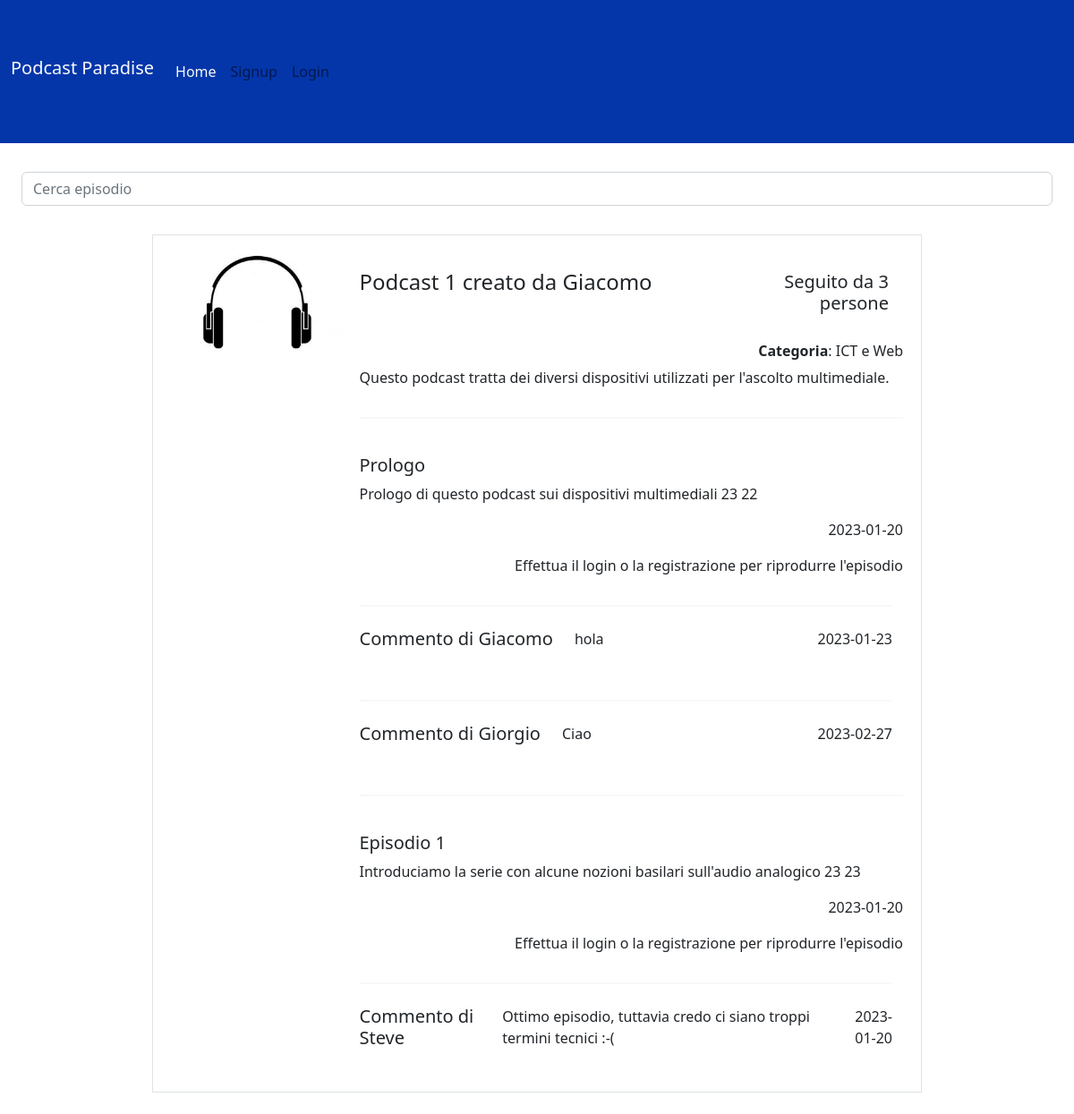
Page /podcasts/23 on the committed database.
### tables this page shows
CREATE TABLE "PODCAST" (
	"id_podcast"	INTEGER NOT NULL,
	"id_creatore"	INTEGER,
	"titolo"	TEXT,
	"descrizione"	TEXT,
	"categoria"	TEXT,
	"immagine"	TEXT,
	FOREIGN KEY("id_creatore") REFERENCES "UTENTI"("id_utente"),
	PRIMARY KEY("id_podcast" AUTOINCREMENT)
);

CREATE TABLE "UTENTI" (
	"id_utente"	INTEGER NOT NULL,
	"email"	TEXT,
	"password"	TEXT,
	"nome"	TEXT,
	"tipo"	INTEGER,
	PRIMARY KEY("id_utente" AUTOINCREMENT)
);

CREATE TABLE "EPISODI" (
	"id_episodio"	INTEGER,
	"id_podcast"	INTEGER,
	"file_audio"	TEXT,
	"titolo"	TEXT,
	"descrizione"	TEXT,
	"data"	TEXT,
	FOREIGN KEY("id_podcast") REFERENCES "PODCAST"("id_podcast") ON DELETE CASCADE,
	PRIMARY KEY("id_episodio" AUTOINCREMENT)
);

CREATE TABLE "COMMENTI" (
	"id_commento"	INTEGER NOT NULL,
	"id_utente"	INTEGER,
	"id_episodio"	INTEGER,
	"nome"	TEXT,
	"testo"	TEXT,
	"data"	TEXT,
	FOREIGN KEY("id_utente") REFERENCES "UTENTI" ON DELETE CASCADE,
	FOREIGN KEY("id_episodio") REFERENCES "EPISODI"("id_episodio") ON DELETE CASCADE,
	PRIMARY KEY("id_commento" AUTOINCREMENT)
);

### app.py (the view)
@app.route('/podcasts/<int:id>')
def podcast(id):
    podcast = dao.get_podcast(id)
    episodes = dao.get_episodes(id)
    follows = dao.num_follows(id)
    creator = dao.get_name_creator(podcast['id_creatore'])
    comments = []
    episodio = [dict(episode) for episode in episodes]
    for i in range(len(episodio)):
        ep_comments = dao.get_comments(episodio[i]['id_episodio'])
        for ep_comment in ep_comments:
            comments.append(ep_comment)
    return render_template('podcast.html', podcast = podcast, episodes = episodes, follows = follows, creator = creator[0], comments = comments)

### dao.py (called while the page is built)
def get_podcast(id_podcast):
    conn = sqlite3.connect('db/podcast_site.db')
    conn.row_factory = sqlite3.Row
    cursor = conn.cursor()
    sql = 'SELECT PODCAST.id_podcast, PODCAST.id_creatore, PODCAST.titolo, PODCAST.descrizione, PODCAST.categoria, PODCAST.immagine FROM PODCAST WHERE id_podcast = ?'
    cursor.execute(sql, (id_podcast,))
    podcast = cursor.fetchone()
    cursor.close()
    conn.close()
    return podcast

def get_name_creator(id_utente):
    conn = sqlite3.connect('db/podcast_site.db')
    conn.row_factory = sqlite3.Row
    cursor = conn.cursor()
    sql = 'SELECT UTENTI.nome FROM UTENTI WHERE UTENTI.id_utente = ?'
    cursor.execute(sql, (id_utente,))
    nome = cursor.fetchone()
    cursor.close()
    conn.close()
    return nome

def get_episodes(id_podcast):
    conn = sqlite3.connect('db/podcast_site.db')
    conn.row_factory = sqlite3.Row
    cursor = conn.cursor()
    sql = 'SELECT EPISODI.id_episodio, EPISODI.id_podcast, EPISODI.file_audio, EPISODI.titolo, EPISODI.descrizione, EPISODI.data FROM EPISODI  WHERE EPISODI.id_podcast = ?'
    cursor.execute(sql, (id_podcast,))
    episodes = cursor.fetchall()
    cursor.close()
    conn.close()
    return episodes

def num_follows(id_podcast):
    conn = sqlite3.connect('db/podcast_site.db')
    conn.row_factory = sqlite3.Row
    cursor = conn.cursor()
    sql = 'SELECT COUNT(FOLLOW.id_utente) FROM FOLLOW WHERE FOLLOW.id_podcast = ?'
    cursor.execute(sql, (id_podcast, ))
    num = cursor.fetchone()
    cursor.close()
    conn.close()
    return num[0]

def get_comments(id):
    conn = sqlite3.connect('db/podcast_site.db')
    conn.row_factory = sqlite3.Row
    cursor = conn.cursor()
    sql = 'SELECT * FROM COMMENTI WHERE COMMENTI.id_episodio=?'
    cursor.execute(sql, (id, ))
    comments = cursor.fetchall()
    cursor.close()
    conn.close()
    return comments

### templates/podcast.html (shortened to what this page needs)
{% extends "base.html" %}
{% block content %}
<nav class="navbar bg-body-tertiary">
  <div class="container-fluid d-flex">
    <div class="container-fluid">
      <input id="searchbarEp" class="form-control me-2" type="search" placeholder="Cerca episodio" aria-label="Search">
    </div>
  </div>
</nav>
<main class="col-lg-9 col-md-12">
  <article class="row border p-2 mx-2 my-4">
    <div class="col-lg-3 col-md-6 col-sm-12 px-0">
      <img class="w-100 p-2 ursimg" src="{{ url_for('static', filename=podcast.immagine) }}" alt="...">
    </div>
    <div class="col-lg-9 col-md-6 col-sm-12 content">
      <section class="d-flex align-items-center mt-2 mb-4">
        <h4 class="w-100">{{podcast.titolo}} creato da {{ creator |e }}</h4>
        <h5 class="flex-grow-1 text-end me-3"><br>Seguito da {{ follows }} persone</h5>
      </section>
      <h6 class="text-end"><b>Categoria</b>: {{podcast.categoria |e }}</h6>
      <p class="descr">{{ podcast.descrizione |e }}</p>
      <ul class="nav nav-pills flex-column" id="lista_episodi_podcast">
        {% for episode in episodes %}
        <hr class="border">
        <li class="nav-item episodio">
          <h5 class="titoloEp"><br>{{episode.titolo |e}}</h5>
          <p class="descrEp">{{episode.descrizione}} {{episode.id_podcast}} {{episode.id_episodio}}</p>
          <div class="flex-grow-1 text-end">
            <p>{{ episode.data |e }}</p>
          </div>
          {% if current_user.is_authenticated %}
          <div class="player">
            <p>Premi il pulsante play per riprodurre l'episodio</p>
            <audio controls src="{{url_for('static', filename=episode.file_audio)}}" type="audio/x-m4a">
              Il tuo browser non supporta il file audio.
            </audio>
          </div>
          {% else %}
          <div class="flex-grow-1 text-end">
            <p>Effettua il login o la registrazione per riprodurre l'episodio</p>
          </div>
          {% endif %}
          <ul class="nav flex-column container-md comments">
            {% for comment in comments %}
            {% if comment.id_episodio == episode.id_episodio%}
            <hr class="border">
            <div class="col-lg-12 col-md-9 col-sm-12">
              <section class="d-flex align-items-top mt-2 mb-4">
                <div>
                <h5 class="username">Commento di {{ comment.nome |e }}</h5>
                </div>
                <div class="flex-grow-1 text-start px-4">
                  <p>{{ comment.testo |e }}</p>
                </div>
                <div class="flex-grow-1 text-end">
                  <p>{{ comment.data |e }}</p>
                </div>
              </section>
            </div>
            {% endif %}
            {% endfor %}
          </ul>
        </li>
        {% endfor %}
      </ul>
    </div>
  </article>
</main>
{% endblock %}

### static/style.css (style rules this page uses)
.username { font-weight: 100; }
.content > section { width: 100%; }

### rows in the picture
PODCAST: immagine (picture), titolo "Podcast 1", categoria "ICT e Web", descrizione "Questo podcast tratta dei diversi dispositivi utilizzati per l'ascolto multimediale."
UTENTI: nome "Giacomo"
EPISODI: titolo "Prologo", descrizione "Prologo di questo podcast sui dispositivi multimediali", id_podcast "23", id_episodio "22", data "2023-01-20"
COMMENTI: nome "Giacomo", testo "hola", data "2023-01-23"
COMMENTI: nome "Giorgio", testo "Ciao", data "2023-02-27"
EPISODI: titolo "Episodio 1", descrizione "Introduciamo la serie con alcune nozioni basilari sull'audio analogico", id_podcast "23", id_episodio "23", data "2023-01-20"
COMMENTI: nome "Steve", testo "Ottimo episodio, tuttavia credo ci siano troppi termini tecnici :-(", data "2023-01-20"

### other values in the picture
{{ follows }} "3"
